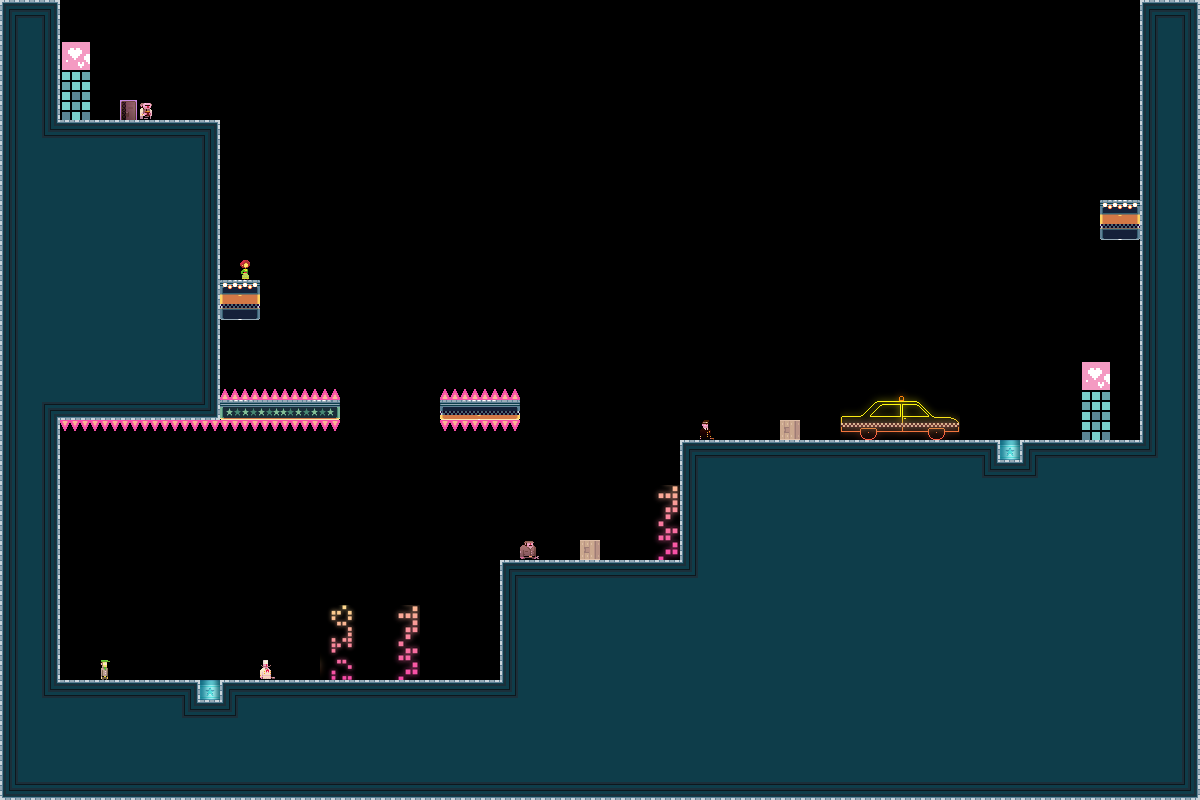

Below is a game level as drawn by its tile map, then a one-line description and the .tmx that defines it (tile-layer data replaced by summaries):
An orthogonal 60x40 tile map with 20x20 px tiles, 1 tile layer (bg) and 1 object.

<map version="1.0" orientation="orthogonal" width="60" height="40" tilewidth="20" tileheight="20">
 <tileset firstgid="1" name="tiles_newyork" tilewidth="20" tileheight="20">
  <image source="../../../../../XNAModeContent/Lemonade/tiles_newyork.png" width="400" height="400" />
  <terraintypes>
   <terrain name="solid" tile="-1" />
  </terraintypes>
  <tile id="8" terrain=",,,0" />
  <tile id="9" terrain=",,0,0" />
  <tile id="10" terrain=",,0,0" />
  <tile id="11" terrain=",,0,0" />
  <tile id="12" terrain=",,0,0" />
  <tile id="13" terrain=",,0,0" />
  <tile id="14" terrain=",,0," />
  <tile id="15" terrain="0,0,0," />
  <tile id="16" terrain="0,0,,0" />
  <tile id="28" terrain=",0,,0" />
  <tile id="34" terrain="0,,0," />
  <tile id="35" terrain="0,,0,0" />
  <tile id="36" terrain=",0,0,0" />
  <tile id="48" terrain=",0,,0" />
  <tile id="54" terrain="0,,0," />
  <tile id="68" terrain=",0,,0" />
  <tile id="74" terrain="0,,0," />
  <tile id="88" terrain=",0,,0" />
  <tile id="94" terrain="0,,0," />
  <tile id="108" terrain=",0,,0" />
  <tile id="114" terrain="0,,0," />
  <tile id="128" terrain=",0,," />
  <tile id="129" terrain="0,0,," />
  <tile id="130" terrain="0,0,," />
  <tile id="131" terrain="0,0,," />
  <tile id="132" terrain="0,0,," />
  <tile id="133" terrain="0,0,," />
  <tile id="134" terrain="0,,," />
  <tile id="194" terrain="0,0,0,0" />
  <tile id="356">
   <properties>
    <property name="LargeCrate" value="" />
   </properties>
  </tile>
  <tile id="380">
   <properties>
    <property name="Andre" value="" />
   </properties>
  </tile>
  <tile id="381">
   <properties>
    <property name="Liselot" value="" />
   </properties>
  </tile>
  <tile id="382">
   <properties>
    <property name="Amsterdaam" value="" />
   </properties>
  </tile>
  <tile id="383">
   <properties>
    <property name="Worker" value="" />
   </properties>
  </tile>
  <tile id="384">
   <properties>
    <property name="Inspector" value="" />
   </properties>
  </tile>
  <tile id="385">
   <properties>
    <property name="Chef" value="" />
   </properties>
  </tile>
  <tile id="386">
   <properties>
    <property name="Exit" value="" />
   </properties>
  </tile>
  <tile id="387">
   <properties>
    <property name="Trampoline" value="" />
   </properties>
  </tile>
  <tile id="388">
   <properties>
    <property name="SmallCrate" value="" />
   </properties>
  </tile>
  <tile id="389">
   <properties>
    <property name="SugarBag" value="" />
   </properties>
  </tile>
 </tileset>
 <layer name="bg" width="60" height="40">
  <data>[2400 cells, 1141 non-empty, 97 distinct tile ids]</data>
 </layer>
 <objectgroup name="boxes" width="60" height="40">
  <object x="220" y="120">
   <polyline points="40,0 840,80" />
  </object>
 </objectgroup>
</map>
